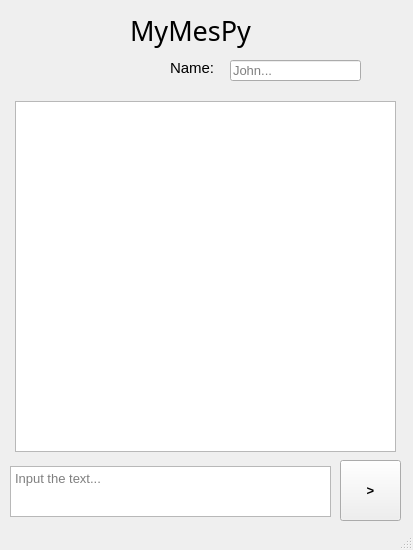
<?xml version="1.0" encoding="UTF-8"?>
<ui version="4.0">
 <class>MainWindow</class>
 <widget class="QMainWindow" name="MainWindow">
  <property name="geometry">
   <rect>
    <x>0</x>
    <y>0</y>
    <width>413</width>
    <height>550</height>
   </rect>
  </property>
  <property name="font">
   <font>
    <stylestrategy>PreferAntialias</stylestrategy>
   </font>
  </property>
  <property name="windowTitle">
   <string>Messanger</string>
  </property>
  <widget class="QWidget" name="centralwidget">
   <widget class="QLabel" name="label">
    <property name="geometry">
     <rect>
      <x>130</x>
      <y>0</y>
      <width>171</width>
      <height>61</height>
     </rect>
    </property>
    <property name="font">
     <font>
      <family>Mongolian Baiti</family>
      <pointsize>20</pointsize>
      <weight>50</weight>
      <italic>false</italic>
      <bold>false</bold>
      <underline>false</underline>
      <strikeout>false</strikeout>
     </font>
    </property>
    <property name="text">
     <string>MyMesPy</string>
    </property>
   </widget>
   <widget class="QLineEdit" name="lineEdit">
    <property name="geometry">
     <rect>
      <x>230</x>
      <y>60</y>
      <width>131</width>
      <height>21</height>
     </rect>
    </property>
    <property name="font">
     <font>
      <pointsize>10</pointsize>
     </font>
    </property>
    <property name="placeholderText">
     <string>John...</string>
    </property>
   </widget>
   <widget class="QLabel" name="label_2">
    <property name="geometry">
     <rect>
      <x>170</x>
      <y>60</y>
      <width>55</width>
      <height>16</height>
     </rect>
    </property>
    <property name="font">
     <font>
      <family>Segoe UI</family>
      <pointsize>11</pointsize>
     </font>
    </property>
    <property name="text">
     <string>Name:</string>
    </property>
   </widget>
   <widget class="QTextEdit" name="textEdit">
    <property name="geometry">
     <rect>
      <x>10</x>
      <y>466</y>
      <width>321</width>
      <height>51</height>
     </rect>
    </property>
    <property name="font">
     <font>
      <pointsize>10</pointsize>
     </font>
    </property>
    <property name="placeholderText">
     <string>Input the text...</string>
    </property>
   </widget>
   <widget class="QPushButton" name="pushButton">
    <property name="geometry">
     <rect>
      <x>340</x>
      <y>460</y>
      <width>61</width>
      <height>61</height>
     </rect>
    </property>
    <property name="font">
     <font>
      <pointsize>10</pointsize>
      <weight>75</weight>
      <bold>true</bold>
     </font>
    </property>
    <property name="text">
     <string>&gt;</string>
    </property>
    <property name="iconSize">
     <size>
      <width>20</width>
      <height>1</height>
     </size>
    </property>
   </widget>
   <widget class="QTextBrowser" name="textBrowser">
    <property name="geometry">
     <rect>
      <x>15</x>
      <y>101</y>
      <width>381</width>
      <height>351</height>
     </rect>
    </property>
   </widget>
  </widget>
  <widget class="QStatusBar" name="statusbar"/>
 </widget>
 <resources/>
 <connections/>
</ui>
